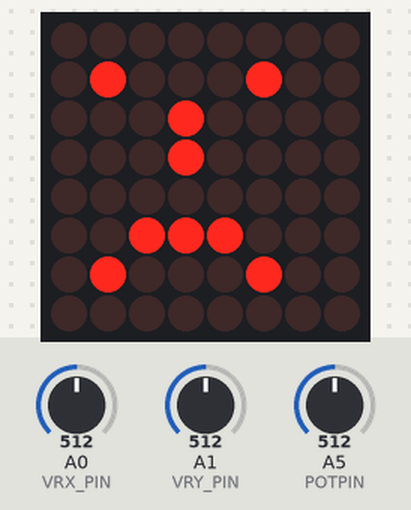
Bench run of a sketch on a simulated Arduino Uno, built with avr-gcc and run on an emulated ATmega328P. On the bench: 8×8 LED matrix. The test bench sets the inputs (shaded band); at power-on: A1 (VRY_PIN) = 512, A5 (POTPIN) = 512, A0 (VRX_PIN) = 512. Random numbers use the default seed unless the sketch sets one.

Above: at 5.9 s.
6.0 s: A1 (VRY_PIN) set to 783
12.3 s: A1 (VRY_PIN) set to 810
At 12.55 s:
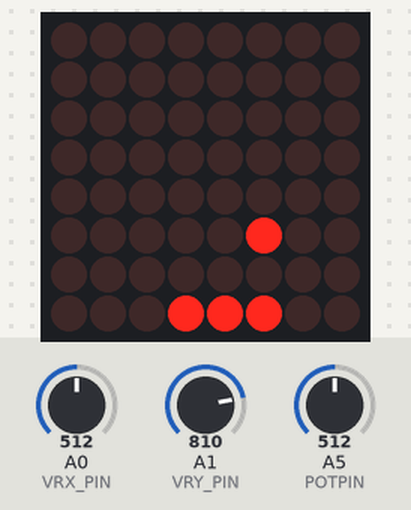
14.6 s: A5 (POTPIN) set to 390
At 20.53 s:
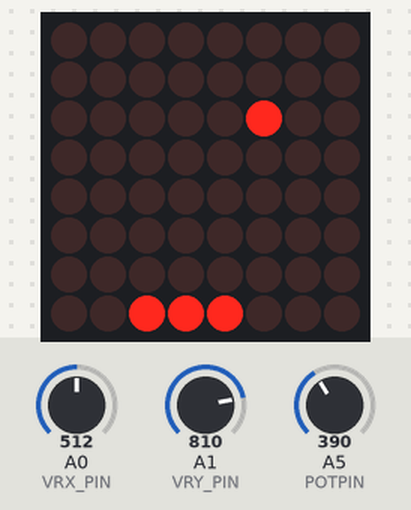
21.1 s: A5 (POTPIN) set to 410
At 27.0 s:
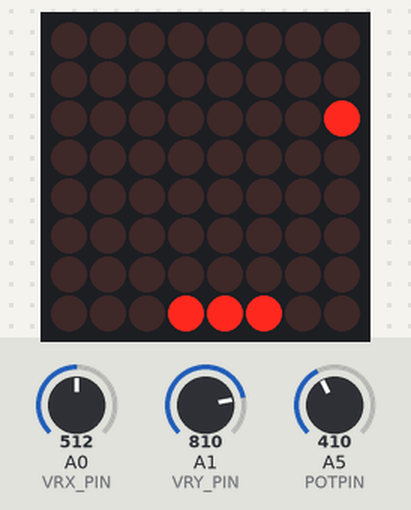
27.6 s: A1 (VRY_PIN) set to 390
At 27.73 s:
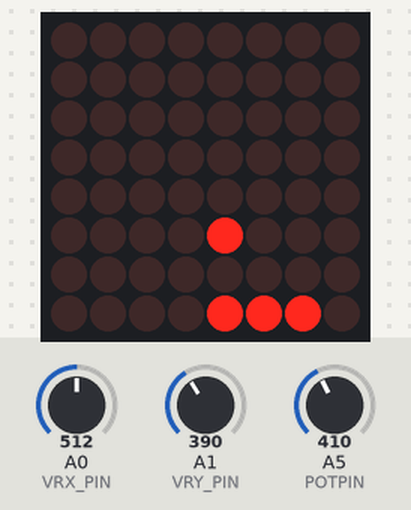
29.8 s: A1 (VRY_PIN) set to 411
At 36.08 s:
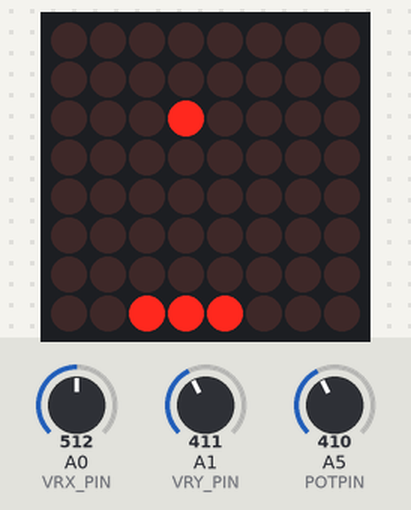

The sketch:

PongGame.ino
```cpp
/*
 *   Play pong on an 8x8 matrix - project from itopen.it
 */

#include "LedControl.h"
#include "Timer.h"

#define POTPIN A5 // Potentiometer
#define PADSIZE 3
#define BALL_DELAY 200
#define GAME_DELAY 10
#define BOUNCE_VERTICAL 1
#define BOUNCE_HORIZONTAL -1
#define NEW_GAME_ANIMATION_SPEED 50
#define HIT_NONE 0
#define HIT_CENTER 1
#define HIT_LEFT 2
#define HIT_RIGHT 3

#define VRX_PIN  A0 // Arduino pin connected to VRX pin
#define VRY_PIN  A1 // Arduino pin connected to VRY pin

int xValue = 0; // To store value of the X axis
int yValue = 0; // To store value of the Y axis
int time = 250;

#define COMMAND_NO     0x00
#define COMMAND_LEFT   0x01
#define COMMAND_RIGHT  0x02
#define COMMAND_UP     0x04
#define COMMAND_DOWN   0x08


int command = COMMAND_NO;


#define LEFT_THRESHOLD  400
#define RIGHT_THRESHOLD 800
#define UP_THRESHOLD    400
#define DOWN_THRESHOLD  800


//#define DEBUG 1

byte sad[] = {
B00000000,
B01000100,
B00010000,
B00010000,
B00000000,
B00111000,
B01000100,
B00000000
};

byte smile[] = {
B00000000,
B01000100,
B00010000,
B00010000,
B00010000,
B01000100,
B00111000,
B00000000
};

Timer timer;

LedControl lc = LedControl(10,12,11,1);

byte direction; // Wind rose, 0 is north
int xball;
int yball;
int yball_prev;
byte xpad;
int ball_timer;

void setSprite(byte *sprite){
    for(int r = 0; r < 8; r++){
        lc.setRow(0, r, sprite[r]);
    }
}

void newGame() {
    lc.clearDisplay(0);
    // initial position
    xball = random(1, 5);
    yball = 1;
    direction = random(3, 6); // Go south
    for(int r = 0; r < 8; r++){
        for(int c = 0; c < 8; c++){
            lc.setLed(0, r, c, HIGH);
            delay(NEW_GAME_ANIMATION_SPEED);
        }
    }
    setSprite(smile);
    delay(1500);
    lc.clearDisplay(0);
    xpad = map(analogRead(POTPIN), 0, 1020, 8 - PADSIZE, 0);
}

void setPad() {
    if (command & COMMAND_LEFT && xpad < (8 - PADSIZE)) {
          xpad++;
      }
      if (command & COMMAND_RIGHT && xpad > 0) {
          xpad--;
      }

}

void debug(const char* desc){
#ifdef DEBUG
    Serial.print(desc);
    Serial.print(" XY: ");
    Serial.print(xball);
    Serial.print(", ");
    Serial.print(yball);
    Serial.print(" XPAD: ");
    Serial.print(xpad);
    Serial.print(" DIR: ");
    Serial.println(direction);
#endif
}

int checkBounce() {
    if(!xball || !yball || xball == 7 || yball == 6){
        int bounce = (yball == 0 || yball == 6) ? BOUNCE_HORIZONTAL : BOUNCE_VERTICAL;
#ifdef DEBUG
        debug(bounce == BOUNCE_HORIZONTAL ? "HORIZONTAL" : "VERTICAL");
#endif
        return bounce;
    }
    return 0;
}

int getHit() {
    if(yball != 6 || xball < xpad || xball > xpad + PADSIZE){
        return HIT_NONE;
    }
    if(xball == xpad + PADSIZE / 2){
        return HIT_CENTER;
    }
    return xball < xpad + PADSIZE / 2 ? HIT_LEFT : HIT_RIGHT;
}

bool checkLoose() {
    return yball == 6 && getHit() == HIT_NONE;
}

void moveBall() {
    debug("MOVE");
    int bounce = checkBounce();
    if(bounce) {
      time -= 10;
        switch(direction){
            case 0:
                direction = 4;
            break;
            case 1:
                direction = (bounce == BOUNCE_VERTICAL) ? 7 : 3;
            break;
            case 2:
                direction = 6;
            break;
            case 6:
                direction = 2;
            break;
            case 7:
                direction = (bounce == BOUNCE_VERTICAL) ? 1 : 5;
            break;
            case 5:
                direction = (bounce == BOUNCE_VERTICAL) ? 3 : 7;
            break;
            case 3:
                direction = (bounce == BOUNCE_VERTICAL) ? 5 : 1;
            break;
            case 4:
                direction = 0;
            break;
        }
        debug("->");
    }

    // Check hit: modify direction is left or right
    switch(getHit()){
        case HIT_LEFT:
            if(direction == 0){
                direction =  7;
            } else if (direction == 1){
                direction = 0;
            }
        break;
        case HIT_RIGHT:
            if(direction == 0){
                direction = 1;
            } else if(direction == 7){
                direction = 0;
            }
        break;
    }

    // Check orthogonal directions and borders ...
    if((direction == 0 && xball == 0) || (direction == 4 && xball == 7)){
        direction++;
    }
    if(direction == 0 && xball == 7){
        direction = 7;
    }
    if(direction == 4 && xball == 0){
        direction = 3;
    }
    if(direction == 2 && yball == 0){
        direction = 3;
    }
    if(direction == 2 && yball == 6){
        direction = 1;
    }
    if(direction == 6 && yball == 0){
        direction = 5;
    }
    if(direction == 6 && yball == 6){
        direction = 7;
    }

    // "Corner" case
    if(xball == 0 && yball == 0){
        direction = 3;
    }
    if(xball == 0 && yball == 6){
        direction = 1;
    }
    if(xball == 7 && yball == 6){
        direction = 7;
    }
    if(xball == 7 && yball == 0){
        direction = 5;
    }

    yball_prev = yball;
    if(2 < direction && direction < 6) {
        yball++;
    } else if(direction != 6 && direction != 2) {
        yball--;
    }
    if(0 < direction && direction < 4) {
        xball++;
    } else if(direction != 0 && direction != 4) {
        xball--;
    }
    xball = max(0, min(7, xball));
    yball = max(0, min(6, yball));
    debug("AFTER MOVE");
}

void gameOver() {
    setSprite(sad);
    delay(500);
    lc.clearDisplay(0);
}

void drawGame() {
    if(yball_prev != yball){
        lc.setRow(0, yball_prev, 0);
    }
    lc.setRow(0, yball, byte(1 << (xball)));
    byte padmap = byte(0xFF >> (8 - PADSIZE) << xpad) ;
  #ifdef DEBUG
      //Serial.println(padmap, BIN);
  #endif
      lc.setRow(0, 7, padmap);
}

void setup() {
  pinMode(POTPIN, INPUT);
  lc.shutdown(0,false);
  lc.setIntensity(0, 8);
  lc.clearDisplay(0);
  randomSeed(analogRead(0));
  #ifdef DEBUG
  Serial.begin(9600);
  Serial.println("Pong");
  #endif
  xpad = map(analogRead(POTPIN), 0, 1020, 8 - PADSIZE, 0);
  newGame();
  time = 250;
  ball_timer = 1000;
}

void loop() {
  yValue = analogRead(VRX_PIN);
  xValue = analogRead(VRY_PIN);

  command = COMMAND_NO;
  if (xValue < LEFT_THRESHOLD) command = command | COMMAND_LEFT;
  else if (xValue > RIGHT_THRESHOLD) command = command | COMMAND_RIGHT;
  if (yValue < UP_THRESHOLD) command = command | COMMAND_UP;
  else if (yValue > DOWN_THRESHOLD) command = command | COMMAND_DOWN;
  moveBall();
  setPad();
  #ifdef DEBUG
  #endif
    drawGame();
    if(checkLoose()) {
        debug("LOOSE");
        gameOver();
        newGame();
        time = 250;
    }
    delay(max(time, 10));
}
```

Measured:
- the behaviour switches between 800 and 801 on A1 (VRY_PIN) (found by bisection; images 0 and 1)
- the behaviour switches between 399 and 400 on A1 (VRY_PIN) (found by bisection; images 4 and 5)
